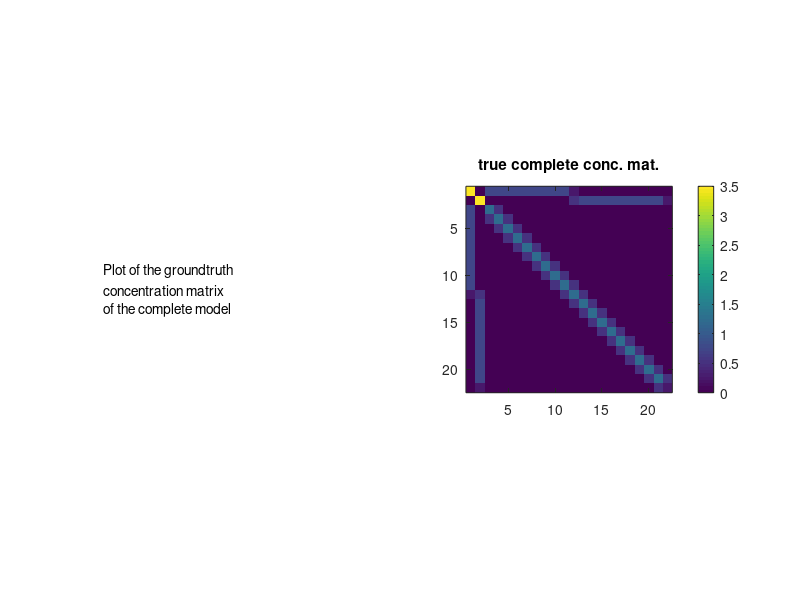
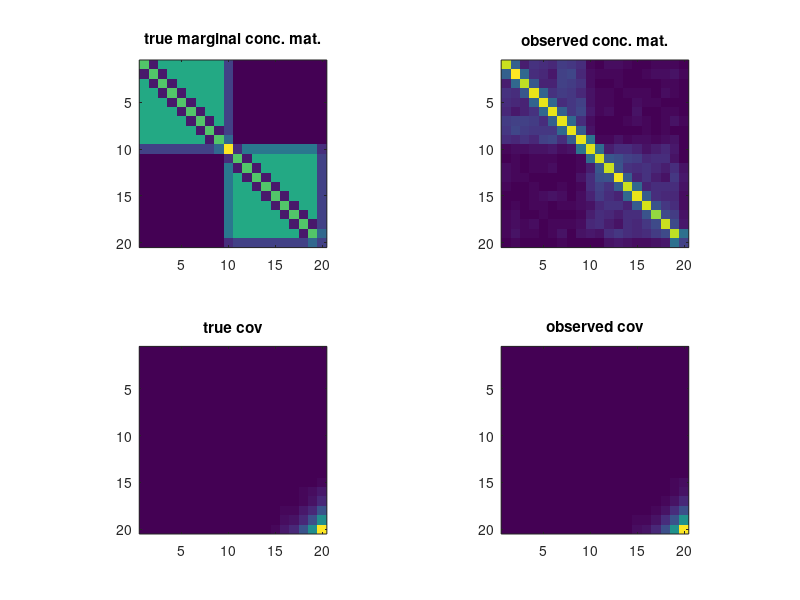

MATLAB code to generate these figures, in order:
% Toy example
% with three blocks of size resp 20,10,5

clear all; clc; close all;
%% settings

n=1000; % number of samples

ks=[10 10];


pl=length(ks); % number of latent variables
po=sum(ks);% number of observed variables

pt=po+pl;
sigma2l=1;
sigma2lo=1;
scale=ones(pl,1);
% scale=1./sqrt(ks);

%%
% ks=[3 3];
% po=6;
% pl=2;
Uall=zeros(po+pl);
e=[1 .5];
Uo=conv2(eye(po),e,'same');
%Uo(1,[1 po])=e;
Uall(1:pl,1:pl)=eye(pl);
Uall(pl+1:end,:)=[zeros(size(Uo,1),pl) Uo];
for i=1:pl
    if i>1
        i1=sum(ks(1:(i-1)))+1;
    else
        i1=1;
    end
    i2=i1+ks(i)-1;
    Uall((pl+i1):(pl+i2),i)=-.5*ones(ks(i),1);
end

Dfull=zeros(po+pl);
for i=1:size(Uall,1)
    Dfull=Dfull+Uall(i,:)'*Uall(i,:);
end
%%
Doo=Dfull(pl+1:pt,pl+1:pt);
Dol=Dfull(pl+1:pt,1:pl);

Dmargo=Doo-Dol*Dol';


descr = {'Plot of the groundtruth '
    'concentration matrix';
    'of the complete model'};

figure(1);clf;
subplot(1,2,1)
axis off;
text(0,.5,descr)
pbaspect([1 1 1]);
subplot(1,2,2)
imagesc(abs(Dfull));
colorbar;
pbaspect([1 1 1]);
title('true complete conc. mat.');

if eigs(Dfull,1,'sa')<0
    error('The conceptration matrix of the complete model is not PSD \n')
end

%% sampling data
mu=zeros(1,pt); % vector of means
Xfull=mvnrnd(mu, inv(Dfull), n)';
X=Xfull((pl+1):pt,:);
S=cov(X');
% S=inv(Dmargo);

%% plotting

figure(2);clf;
subplot(2,2,1);
imagesc(abs(Dmargo));
pbaspect([1 1 1]);
title('true marginal conc. mat.');
subplot(2,2,2);
imagesc(abs(inv(S)));
pbaspect([1 1 1]);
title('observed conc. mat.');
subplot(2,2,3);
imagesc(abs(inv(Dmargo)));
pbaspect([1 1 1]);
title('true cov');
subplot(2,2,4);
imagesc(abs(S));
pbaspect([1 1 1]);
title('observed cov');


 